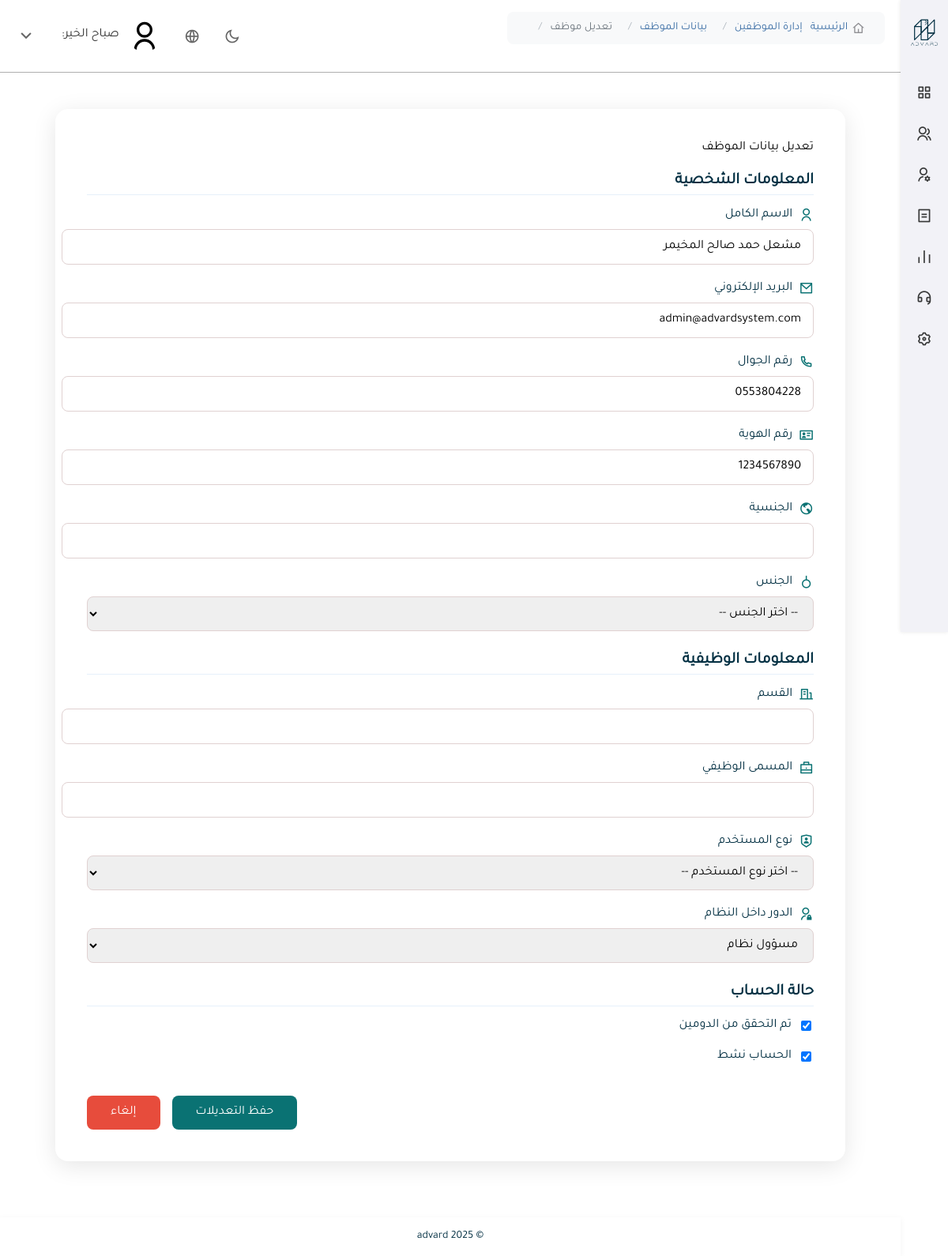
Page /admin-panel/employees/12/edit/ on the committed database.
### backend/accounts/models.py (models this page shows, shortened)
class InternalEmployee(models.Model):
    ROLE_CHOICES = [
        ('admin', 'مسؤول نظام'),
        ('support', 'دعم فني'),
        ('sales', 'مندوب مبيعات'),
        ('other', 'أخرى'),
    ]
    user = models.OneToOneField(CustomUser, on_delete=models.CASCADE, verbose_name="حساب المستخدم")
    role = models.CharField(max_length=20, choices=ROLE_CHOICES, default='other', verbose_name="الدور")
    domain_verified = models.BooleanField(default=False, verbose_name="تم التحقق من الدومين")
    class Meta:
        verbose_name = "موظف داخلي"
        verbose_name_plural = "الموظفون الداخليون"

class CustomUser(AbstractBaseUser, PermissionsMixin):
    USER_TYPES = [
        ('internal_admin', 'مسؤول داخلي'),
        ('internal_employee', 'موظف داخلي'),
        ('client_admin', 'مدير شركة عميلة'),
        ('client_employee', 'موظف شركة عميلة'),
    ]
    email = models.EmailField(unique=True, verbose_name="البريد الإلكتروني")
    full_name = models.CharField(max_length=255, verbose_name="الاسم الكامل")
    phone = models.CharField(max_length=20, verbose_name="رقم الجوال")
    national_id = models.CharField(max_length=20, unique=True, verbose_name="رقم الهوية")
    gender = models.CharField(max_length=10, choices=[('male', 'ذكر'), ('female', 'أنثى')], null=True, blank=True)
    nationality = models.CharField(max_length=50, null=True, blank=True, verbose_name="الجنسية")
    job_title = models.CharField(max_length=100, null=True, blank=True, verbose_name="المسمى الوظيفي")
    department = models.CharField(max_length=100, null=True, blank=True, verbose_name="القسم")
    employee_code = models.CharField(max_length=50, null=True, blank=True, verbose_name="الرقم الوظيفي")
    user_type = models.CharField(max_length=20, choices=USER_TYPES, default='client_employee', verbose_name="نوع المستخدم")
    company = models.ForeignKey(Company, null=True, blank=True, on_delete=models.SET_NULL, verbose_name="الشركة التابع لها")
    image = models.ImageField(upload_to='users/', null=True, blank=True, verbose_name="الصورة الشخصية")
    is_active = models.BooleanField(default=True)
    is_staff = models.BooleanField(default=False)
    date_joined = models.DateTimeField(default=timezone.now)
    objects = CustomUserManager()
    USERNAME_FIELD = 'email'
    REQUIRED_FIELDS = ['full_name', 'national_id']
    class Meta:
        verbose_name = "المستخدم"
        verbose_name_plural = "المستخدمون"

### backend/admin_panel/views.py (the view, shortened to what this page needs)
# urls.py: path('employees/<int:employee_id>/edit/', views.employee_edit_view, name='employee_edit'),
def employee_edit_view(request, employee_id):
    employee = get_object_or_404(InternalEmployee, id=employee_id)
    user = employee.user
    return render(request, 'admin_panel/employee_edit.html', {'employee': employee})

### backend/accounts/context_processors.py (called while the page is built)
def user_avatar(request):
    default_avatar = '/static/images/default_avatar.svg'
    if request.user.is_authenticated:
        avatar = getattr(request.user, 'avatar', None)
        if avatar:
            avatar_path = os.path.join(settings.MEDIA_ROOT, avatar.name)
            if os.path.exists(avatar_path):
                return {'user_avatar': avatar.url}
    return {'user_avatar': default_avatar}

### backend/admin_panel/templates/admin_panel/employee_edit.html (shortened to what this page needs)
{% extends 'admin_panel/panel_base.html' %}
{% load static %}
{% block content %}
<div class="page-container">
    <h(ng)2>تعديل بيانات الموظف</h2>
    <form method="POST">
        <div class="form-section">
            <h3>المعلومات الشخصية</h3>
            <div class="form-group">
                <label><i class="ri-user-line"></i> الاسم الكامل</label>
                <input type="text" name="full_name" value="{{ employee.user.full_name }}" required class="custom-input">
            </div>
            <div class="form-group">
                <label><i class="ri-mail-line"></i> البريد الإلكتروني</label>
                <input type="email" name="email" value="{{ employee.user.email }}" required class="custom-input">
            </div>
            <div class="form-group">
                <label><i class="ri-phone-line"></i> رقم الجوال</label>
                <input type="text" name="phone" value="{{ employee.user.phone }}" required class="custom-input">
            </div>
            <div class="form-group">
                <label><i class="ri-id-card-line"></i> رقم الهوية</label>
                <input type="text" name="national_id" value="{{ employee.user.national_id }}" required class="custom-input" >
            </div>
            <div class="form-group">
                <label><i class="ri-earth-line"></i> الجنسية</label>
                <input type="text" name="nationality" value="{{ employee.user.nationality|default:"" }}" required class="custom-input">
            </div>
            <div class="form-group">
                <label><i class="ri-genderless-line"></i> الجنس</label>
                <select name="gender" required class="custom-input">
                    <option value="">-- اختر الجنس --</option>
                </select>
            </div>
        </div>
        <div class="form-section">
            <h3>المعلومات الوظيفية</h3>
            <div class="form-group">
                <label><i class="ri-building-line"></i> القسم</label>
                <input type="text" name="department" value="{{ employee.user.department|default:"" }}" required class="custom-input">
            </div>
            <div class="form-group">
                <label><i class="ri-briefcase-line"></i> المسمى الوظيفي</label>
                <input type="text" name="job_title" value="{{ employee.user.job_title|default:"" }}" required class="custom-input">
            </div>
            <div class="form-group">
                <label><i class="ri-shield-user-line"></i> نوع المستخدم</label>
                <select name="user_type" required class="custom-input">
                    <option value="">-- اختر نوع المستخدم --</option>
                </select>
            </div>
            <div class="form-group">
                <label><i class="ri-admin-line"></i> الدور داخل النظام</label>
                <select name="role" required class="custom-input">
                    <option value="admin" {% if employee.role == "admin" %}selected{% endif %}>مسؤول نظام</option>
                </select>
            </div>
        </div>
        <div class="form-section">
            <h3>حالة الحساب</h3>
            <div class="form-group checkbox">
                <label>
                    <input type="checkbox" name="domain_verified" {% if employee.domain_verified %}checked{% endif %}>
                    تم التحقق من الدومين
                </label>
            </div>
            <div class="form-group checkbox">
                <label>
                    <input type="checkbox" name="is_active" {% if employee.user.is_active %}checked{% endif %}>
                    الحساب نشط
                </label>
            </div>
        </div>
        <div class="form-actions">
            <button type="submit" class="btn btn-save">حفظ التعديلات</button>
            <a href="{% url 'admin_panel:employees' %}" class="btn btn-cancel">إلغاء</a>
        </div>
    </form>
</div>
{% endblock %}

### backend/static/css/shared.css (style rules this page uses)
body { overflow-y: auto; overflow-x: hidden; }
body { font-family: 'Tajawal', sans-serif; }
.page-container { background-color: #fff; padding: 20px; border-radius: 12px; box-shadow: 0 2px 8px rgba(0, 0, 0, 0.05); direction: rtl; width: 100%; margin: 20px 0 40px 0; position: relative; box-sizing: border-box; }
.form-section { margin-bottom: 25px; }
.form-section h3 { font-size: 20px; color: #033043; margin-bottom: 15px; font-weight: 600; border-bottom: 1px solid #e6f0fa; padding-bottom: 5px; }
.form-group { margin-bottom: 20px; }
.form-group label { display: flex; align-items: center; gap: 8px; font-size: 16px; font-weight: 500; color: #033043; margin-bottom: 8px; }
.form-group label i { color: #0A7273; font-size: 18px; }
.form-group input, .form-group select, .form-group textarea { width: 100%; padding: 12px 15px; border: 1px solid #d1d9e0; border-radius: 8px; font-size: 16px; font-family: 'Tajawal', sans-serif; transition: border-color 0.3s ease, box-shadow 0.3s ease; }
.form-group.checkbox { display: flex; align-items: center; gap: 10px; }
.form-group.checkbox label { margin-bottom: 0; font-weight: 400; }
.form-group.checkbox input { width: auto; cursor: pointer; }
.form-actions { margin-top: 40px; display: flex; gap: 15px; justify-content: flex-end; }

### backend/admin_panel/templates/admin_panel/employee_edit.html (style rules this page uses)
.page-container { max-width: 1000px; margin: 40px auto; padding: 40px; background: #ffffff; border-radius: 16px; box-shadow: 0 6px 30px rgba(0, 0, 0, 0.1); font-family: 'Tajawal', sans-serif; position: relative; }
.form-section { margin-bottom: 25px; }
.form-section h3 { font-size: 20px; color: #033043; margin-bottom: 15px; font-weight: 600; }
.form-group { margin-bottom: 20px; }
.form-group label { display: flex; align-items: center; gap: 8px; font-size: 16px; font-weight: 500; color: #033043; margin-bottom: 8px; }
.form-group label i { color: #0A7273; font-size: 18px; }
.form-group input, .form-group select { width: 100%; padding: 12px 15px; border: 1px solid #e0d1d1; border-radius: 8px; font-size: 16px; font-family: 'Tajawal', sans-serif; transition: border-color 0.3s ease, box-shadow 0.3s ease; }
.form-group.checkbox { display: flex; align-items: center; gap: 10px; }
.form-group.checkbox label { margin-bottom: 0; font-weight: 400; }
.form-group.checkbox input { width: auto; cursor: pointer; }
.form-actions { margin-top: 40px; display: flex; gap: 15px; justify-content: flex-end; }
.btn { padding: 12px 30px; border: none; border-radius: 8px; font-size: 16px; font-weight: 500; cursor: pointer; transition: background-color 0.3s ease, transform 0.2s ease; }
.btn-save { background-color: #0A7273; color: white; text-decoration: none; font-family: 'Tajawal', sans-serif; }
.btn-cancel { background-color: #e74c3c; color: white; text-decoration: none; font-family: 'Tajawal', sans-serif; }

### rows in the picture
InternalEmployee: full_name "مشعل حمد صالح المخيمر", email "admin@advardsystem.com", phone "0553804228", national_id "1234567890", role "مسؤول نظام", domain_verified "☑", user_id "☑"
